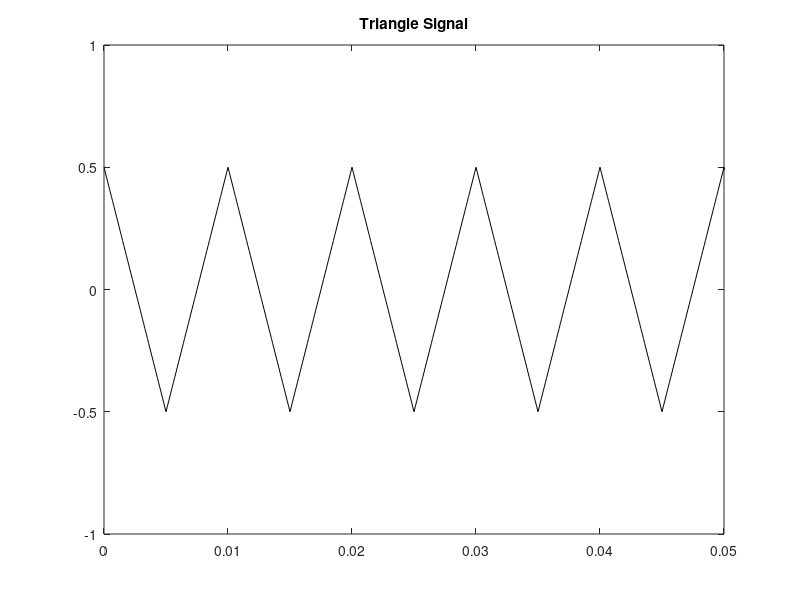

Reproduce this figure in MATLAB. (Note: this script raises an error after producing the figure.)
%% Part 2.2 — Spectrogram of a Periodic Signal

%% 2.2.1
%% 1 (a)
% fSamp = sampling frequency
% dt = 1/fSamp
% tStop = stop time
% T = period
% Amp = amplitude
% tt = 0:dt:tStop
% qq = rem(tt, T)
% xx = Amp*(4/T)*(abs(qq-(0.5*T))-0.25*T)

%% 1 (b)
fSamp = 10000;
dt = 1/fSamp;
tStop = 3;
T = 0.010;
Amp = 0.5;
tt = 0:dt:tStop;
qq = rem(tt, T);
xx = Amp*(4/T)*(abs(qq-(0.5*T))-0.25*T);

figure
plot(tt, xx, 'k-')
axis([0, 5*T, -1, 1])
title('Triangle Signal')

%% 1 (c)
tSect = 5*T;
lSect = tSect/dt;
%soundsc(xx, fSamp); % plays the sound
figure
plotspec(xx + 1j*1e-12, fSamp, lSect)
colorbar
grid on
title('Triangle Spectrogram')

%% 1 (d)
% Spectrum bands are visable at the fundamental frequency, 100Hz, then at
% 300Hz, then 500Hz, then every 200Hz there are new and ever fainter
% spectrum bands. They are not visible after 1,000Hz.

%% 1 (e)
% As stated above, the fundamental frequency is 100Hz, the first and
% darkest spectrum band.

%% 1 (f)
% The amplitude at 100Hz is 50.78. The amplitude at 300Hz is 5.66. The
% ratio between these two is 0.111.

%% 2.2.2
%% 2 (a)
% Decibels works by taking the input number, taking the log-base-10 of it
% and multiplying it by 20. 20*log10(2) = 6.0206. Similarily, because of
% how the log function works, 20*log10(0.5) = -6.0206. Therefore, a
% difference of 6dB is about a ratio of a factor of 2.

%% 2 (b)
% The change between each coefficient is that k increases by 2, therefore
% the ratio between two non-zero coefficients is
% (-2/(pi^2*k^2))/(-2/(pi^2*(k+2)^2)) which simplifies to ((k+2)^2)/k^2.
% When taking the log of this value when converting to dB, it can be
% further simplified to 2*dB((k+2)/k), which shows that the difference is
% dependant only on k.

%% 2 (c)
% We can reaplce k and k+2 with any valid values to find the difference 
% between any two coefficients. The difference between a_15 and a_1 is 
% 40*log10(15/1) = 47.04.

%% 2.2.3
%% 3 (a)
tSect = 5*T;
lSect = tSect/dt;
%soundsc(xx, fSamp); % plays the sound
figure
plotspecDB(xx + 1j*1e-12, fSamp, lSect, 80)
colorbar
grid on
title('10ms Triangle dB Spectrogram')

%%
% All of the spectrum lines are now clearly visable. The pattern from the
% first time, 100Hz then every 200Hz after that, is still present, but now
% it extends well past 1,000Hz and is now visible all the way to the 
% Nyquist frequency.

%% 3 (b)
T = 0.020;
qq = rem(tt, T);
xx = Amp*(4/T)*(abs(qq-(0.5*T))-0.25*T);
tSect = 3*T;
lSect = tSect/dt;
%soundsc(xx, fSamp); % plays the sound
figure
plotspecDB(xx + 1j*1e-12, fSamp, lSect, 80)
colorbar
grid on
title('20ms Triangle dB Spectrogram')
%%
% WThe fundamental frequency is now 50Hz. The highest spectrum band is at 
% 4,950Hz, which is the 50th harmonic line.

%% 3 (c)
% The first harmonic line has a decibel amplitude of 0, the next line has a
% decibel amplitude of -19.08dB. This is the exact same difference found
% before (i.e. 2*20*log10(3)).

%% 3 (d)
T = 0.004;
qq = rem(tt, T);
xx = Amp*(4/T)*(abs(qq-(0.5*T))-0.25*T);
tSect = 3*T;
lSect = tSect/dt;
%soundsc(xx, fSamp); % plays the sound
figure
plotspecDB(xx + 1j*1e-12, fSamp, lSect, 80)
colorbar
grid on
title('4ms Triangle dB Spectrogram')
